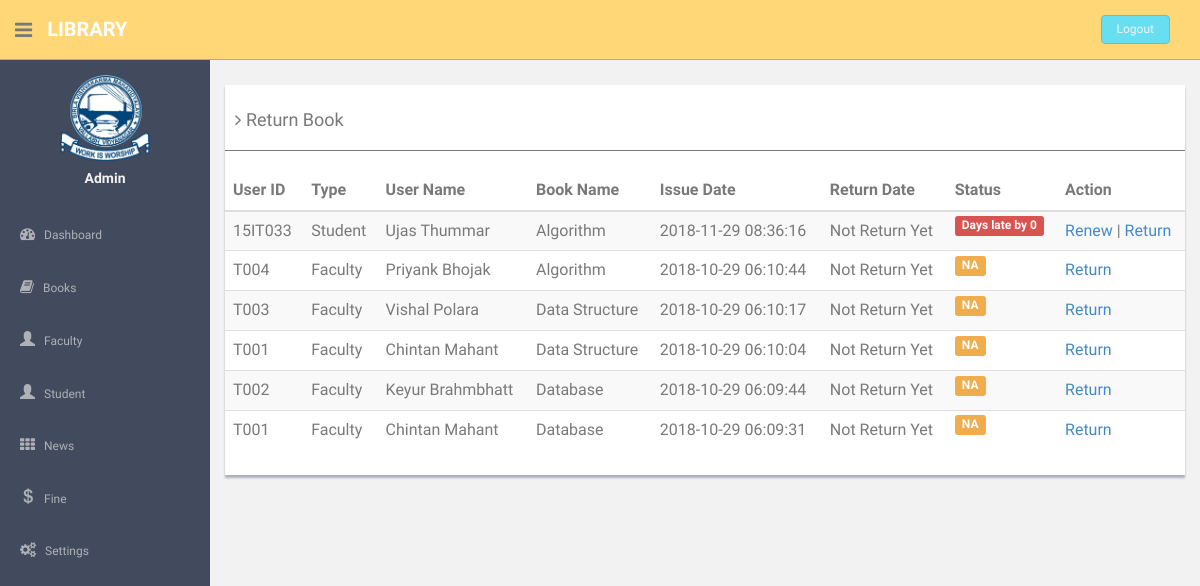
Page /manageIssuedBook.php (signed in) on the committed database.
### tables this page shows
CREATE TABLE IF NOT EXISTS `bookissue` (
`id` int(11) NOT NULL,
  `bookid` varchar(30) DEFAULT NULL,
  `userid` varchar(50) DEFAULT NULL,
  `issueDate` timestamp NULL DEFAULT CURRENT_TIMESTAMP,
  `returnDate` timestamp NULL DEFAULT NULL ON UPDATE CURRENT_TIMESTAMP,
  `returnStatus` int(1) NOT NULL,
  `fine` int(11) DEFAULT NULL,
  `count` int(2) NOT NULL
);

CREATE TABLE IF NOT EXISTS `student` (
  `s_id` varchar(10) NOT NULL,
  `name` varchar(30) NOT NULL,
  `email` varchar(100) NOT NULL,
  `mobile` varchar(10) NOT NULL,
  `address` varchar(50) NOT NULL,
  `semester` varchar(3) NOT NULL
);

CREATE TABLE IF NOT EXISTS `book` (
  `id` varchar(50) NOT NULL,
  `title` varchar(200) NOT NULL,
  `author` varchar(150) NOT NULL,
  `publisher` varchar(100) NOT NULL,
  `edition` varchar(50) NOT NULL,
  `volume` varchar(10) NOT NULL,
  `supplier` varchar(150) NOT NULL,
  `booktype` varchar(80) NOT NULL,
  `category` varchar(200) NOT NULL,
  `page` varchar(50) NOT NULL,
  `price` double NOT NULL
);

CREATE TABLE IF NOT EXISTS `faculty` (
  `f_id` varchar(10) NOT NULL,
  `name` varchar(30) NOT NULL,
  `email` varchar(100) NOT NULL,
  `mobile` varchar(10) NOT NULL
);

### manageIssuedBook.php (the view, shortened to what this page needs)
<?php
  if (isset($_SESSION['username'])) {
?>
<section id="main-content">
          <section class="wrapper">
              <div class="row mt">
                  <div class="col-md-12">
                      <div class="content-panel">
                        <?php
                          include_once("/includes/db_connection.php");
                          $q1="SELECT bookissue.id,bookissue.userid,bookissue.returnStatus,book.title,bookissue.issueDate,bookissue.returnDate FROM bookissue JOIN book ON book.id=bookissue.bookid ORDER BY bookissue.id desc";
                          $e1=$connection->query($q1);
                          ?>
                          <table class="table table-striped table-advance table-hover table-responsive">
	                  	  	  <h4><i class="fa fa-angle-right"></i> Return Book</h4>
	                  	  	  <hr>
                              <thead>
                              <tr>
                                  <th>User ID</th>
                                  <th>Type</th>
                                  <th>User Name</th>
                                  <th>Book Name</th>
                                  <th>Issue Date</th>
                                  <th>Return Date</th>
                                  <th>Status</th>
                                  <th>Action</th>
                              </tr>
                              </thead>
                              <tbody>
                                <?php
                                  while($r=$e1->fetch_object()){
                                    if($r->returnStatus == 0){
                                ?>
                              <tr>
                                  <td><?php echo $r->userid; ?></td>
                                  	<?php
                                  	if (preg_match('/^[1-9]{2}IT[0-9]{3}/',$r->userid)){
                                      echo "<td>" ."Student". "</td>";
                                  		$query = "SELECT name FROM student WHERE s_id = '$r->userid'";
                                  		$result = mysqli_query($connection,$query);
                                  		if(mysqli_num_rows($result) > 0){
                                  			while($row = mysqli_fetch_assoc($result)) {
                                  				$name = $row['name'];
                                  			}
                                  		}
                                  	} else {
                                      echo "<td>" ."Faculty". "</td>";
                                  		$query = "SELECT name FROM faculty WHERE f_id = '$r->userid'";
                                  		$result = mysqli_query($connection,$query);
                                  		if(mysqli_num_rows($result) > 0){
                                  			while($row = mysqli_fetch_assoc($result)) {
                                  				$name = $row['name'];
                                  			}
                                  		}
                                  	}
                                  	echo "<td>" .$name. "</td>";
                                  	?>
                                  <td><?php echo $r->title; ?></td>
                                  <td><?php echo $r->issueDate; ?></td>
                                  <td><?php if($r->returnDate == "") { echo htmlentities("Not Return Yet"); } else { echo htmlentities($r->returnDate); } ?></td>
                                  <td>
                                    <?php
                                    if(preg_match('/^[1-9]{2}IT[0-9]{3}/',$r->userid)){
                                      $issuetime = $r->issueDate;
                                      $time = strtotime($issuetime . ' + 2 days');
                                      $currenttimestring = time();
                                      if ($time > $currenttimestring) {
                                        $datediff = $time - $currenttimestring;
                                        $dayleft = round($datediff / (60 * 60 * 24));
                                        if($dayleft == 1){ sendMail($r->userid,$r->title,$dayleft); }?>
                                        <span class="label label-success label-mini">
                                          <?php echo $dayleft; ?> Days to go
                                        </span>
                                      <?php } else {
                                            $returntime = $time;
                                            $timenow = time();
                                            if ($returntime < $timenow) {
                                                $lateday = round($datediff / (60 * 60 * 24));
                                            } else {
                                              $lateday = 0;
                                            }
                                      ?>
                                        <span class="label label-danger label-mini">Days late by <?php echo $lateday; ?></span>
                                      <?php }
                                    } else { ?>
                                      <span class="label label-warning label-mini">NA</span>
                                      <?php } ?>
                                  </td>
                                  <td>
                                      <?php if (preg_match('/^[1-9]{2}IT[0-9]{3}/',$r->userid)) { ?>
  <a href="renewBook.php?id=<?php echo $r->id; ?>">Renew</a> |
    <a data-toggle="modal" href="#return<?php echo $r->id; ?>">Return</a>
<?php } else { ?>
    <a data-toggle="modal" href="#return<?php echo $r->id; ?>">Return</a>
<?php } ?>
                                  </td>
                              </tr>
                              <?php
                                  }}
                                ?>
                              </tbody>
                          </table>
                      </div>
                  </div>
              </div>
		</section><! --/wrapper -->
      </section>
<?php }else{
  header('Location: index.php');
}?>

### assets/css/style.css (style rules this page uses)
body { color: #797979; background: #f2f2f2; font-family: 'Ruda', sans-serif; padding: 0px !important; margin: 0px !important; font-size:13px; }
ul li { list-style: none; }
a, a:hover, a:focus { text-decoration: none; outline: none; }
#container { width: 100%; height: 100%; }
hr { margin-top: 20px; margin-bottom: 20px; border: 0; border-top: 1px solid #797979; }
.centered { text-align: center; }
.mt { margin-top: 25px; }
ul.top-menu > li > .logout { color: #f2f2f2; font-size: 12px; border-radius: 4px; -webkit-border-radius: 4px; border: 1px solid #64c3c2 !important; padding: 5px 15px; margin-right: 15px; background: #68dff0; margin-top: 15px; }
#sidebar { width: 210px; height: 100%; position: fixed; background: #424a5d; }
#sidebar h5 { color: #f2f2f2; font-weight: 700; }
#sidebar ul li { position: relative; }
ul.sidebar-menu , ul.sidebar-menu li ul.sub { margin: -2px 0 0; padding: 0; }
ul.sidebar-menu { margin-top: 75px; }
ul.sidebar-menu li { margin-bottom: 5px; margin-left:10px; margin-right:10px; }
ul.sidebar-menu li.sub-menu { line-height: 15px; }
ul.sidebar-menu li a span { display: inline-block; }
ul.sidebar-menu li a { color: #aeb2b7; text-decoration: none; display: block; padding: 15px 0 15px 10px; font-size: 12px; outline: none; -webkit-transition: all 0.3s ease; -moz-transition: all 0.3s ease; -o-transition: all 0.3s ease; -ms-transition: all 0.3s ease; transition: all 0.3s ease; }
ul.sidebar-menu li a i { font-size: 15px; padding-right: 6px; }
#main-content { margin-left: 210px; }
.header, .footer { min-height: 60px; padding: 0 15px; }
.header { position: fixed; left: 0; right: 0; z-index: 1002; }
.black-bg { background: #ffd777; border-bottom: 1px solid #c9aa5f; }
.wrapper { display: inline-block; margin-top: 60px; padding-left: 15px; padding-right: 15px; padding-bottom: 15px; padding-top: 0px; width: 100%; }
a.logo { font-size: 20px; color: #ffffff; float: left; margin-top: 15px; text-transform: uppercase; }
a.logo b { font-weight: 900; }
#top_menu .nav > li, ul.top-menu > li { float: left; }
ul.top-menu > li > a { color: #666666; font-size: 16px; border-radius: 4px; -webkit-border-radius: 4px; border:1px solid #666666 !important; padding: 2px 6px; margin-right: 15px; }
.sidebar-toggle-box { float: left; padding-right: 15px; margin-top: 20px; }
.sidebar-toggle-box .fa-bars { cursor: pointer; display: inline-block; font-size: 20px; }
.content-panel { background: #ffffff; box-shadow: 0px 3px 2px #aab2bd; padding-top: 15px; padding-bottom: 5px; }
.content-panel h4 { margin-left: 10px; }

### rows in the picture
bookissue: userid "15IT033", shows "Student", student.name "Ujas Thummar", bookid.title "Algorithm", issueDate "2018-11-29 08:36:16", lateday "0"
bookissue: userid "T004", shows "Faculty", faculty.name "Priyank Bhojak", bookid.title "Algorithm", issueDate "2018-10-29 06:10:44", shows "NA"
bookissue: userid "T003", shows "Faculty", faculty.name "Vishal Polara", bookid.title "Data Structure", issueDate "2018-10-29 06:10:17", shows "NA"
bookissue: userid "T001", shows "Faculty", faculty.name "Chintan Mahant", bookid.title "Data Structure", issueDate "2018-10-29 06:10:04", shows "NA"
bookissue: userid "T002", shows "Faculty", faculty.name "Keyur Brahmbhatt", bookid.title "Database", issueDate "2018-10-29 06:09:44", shows "NA"
bookissue: userid "T001", shows "Faculty", faculty.name "Chintan Mahant", bookid.title "Database", issueDate "2018-10-29 06:09:31", shows "NA"
